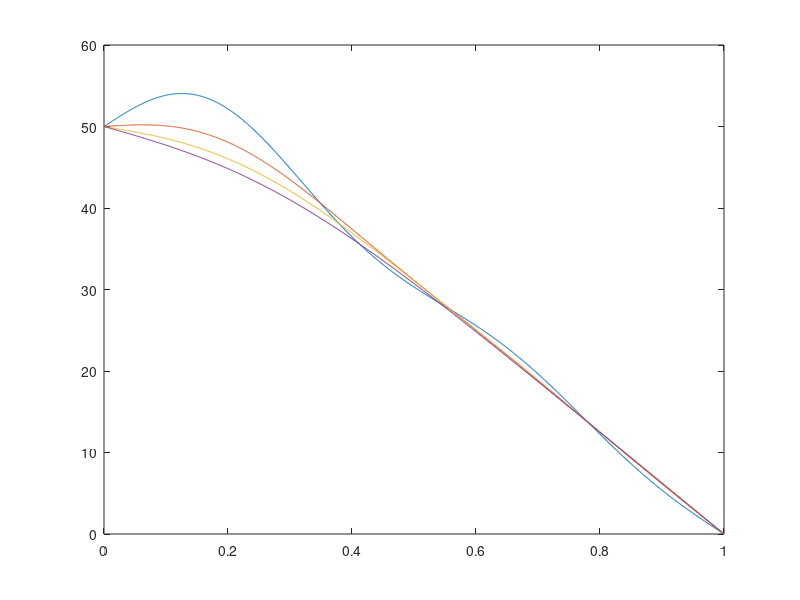

Recreate this plot in MATLAB.
clear all;
A=50;
B=0;
D=.01;
L=1;
Nmax=4;
x=0:.001:1;
t=0:1:3;
n=1:1:Nmax;
[X,T,N]=ndgrid(x,t,n);
[x2,t2]=ndgrid(x,t);
sum_n=sum(A./(2*pi*N).*exp(-(N*pi/L).^2*D.*T).*sin(N*pi/L.*X),3)+x2/L.*(B-A)+A;
%test=exp(-(n*pi/L).^2*D.*t);%.*
plot(x,sum_n)